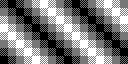

A 2D game scene composited from a Tiled map and its tileset images. What follows is a short description and the map's XML, with every tile layer's data as written:
An orthogonal 16x8 tile map with 8x8 px tiles, 1 tile layer (Tile Layer 1).

<map version="1.0" orientation="orthogonal" width="16" height="8" tilewidth="8" tileheight="8">
 <tileset firstgid="1" name="tiles_2b_tuxor" tilewidth="8" tileheight="8">
  <image source="tiles_2b_tuxor.png" trans="ff00ff" width="216" height="8" />
 </tileset>
 <layer name="Tile Layer 1" width="16" height="8">
  <data encoding="csv">
2,1,2,3,4,5,4,3,2,1,2,3,4,5,4,3,
3,2,1,2,3,4,5,4,3,2,1,2,3,4,5,4,
4,3,2,1,2,3,4,5,4,3,2,1,2,3,4,5,
5,4,3,2,1,2,3,4,5,4,3,2,1,2,3,4,
4,5,4,3,2,1,2,3,4,5,4,3,2,1,2,3,
3,4,5,4,3,2,1,2,3,4,5,4,3,2,1,2,
2,3,4,5,4,3,2,1,2,3,4,5,4,3,2,1,
1,2,3,4,5,4,3,2,1,2,3,4,5,4,3,2
</data>
 </layer>
</map>
